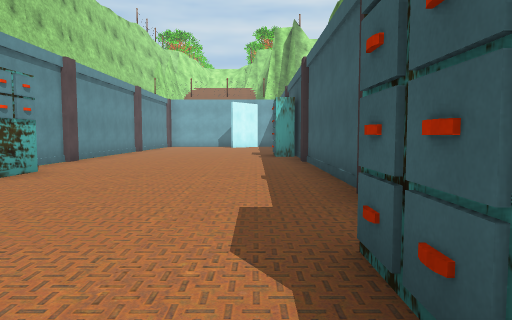
View 1 (above)

18 first-person views from a walk through a Unity game level. The camera is 1.3 m above the floor, tilts 4° down and sees 70° across. The floor is counted in squares, 2 m on a side. Each view is taken from the middle of a square. On the plan, view 1 faces up. The plan holds only what a view shows up to about 11 squares ahead; the rest is blank. The place goes on beyond the plan. Some surface patterns are stand-ins.

View 2
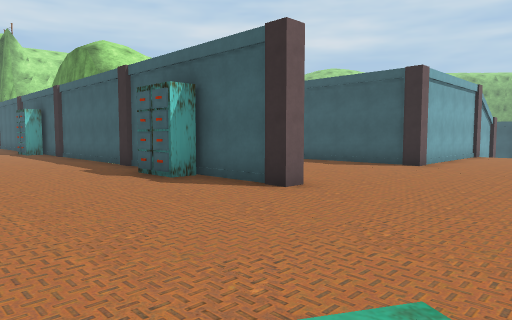

View 3
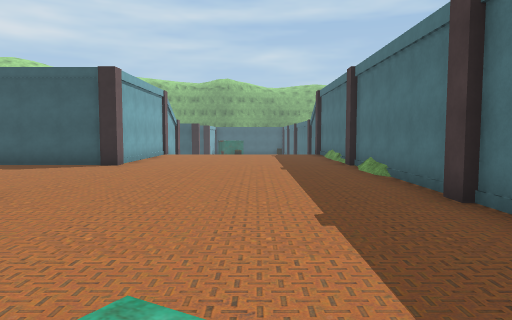

View 4
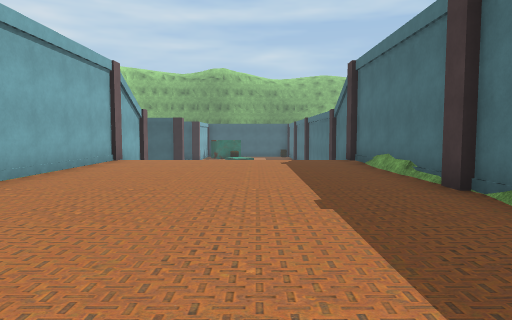

View 5
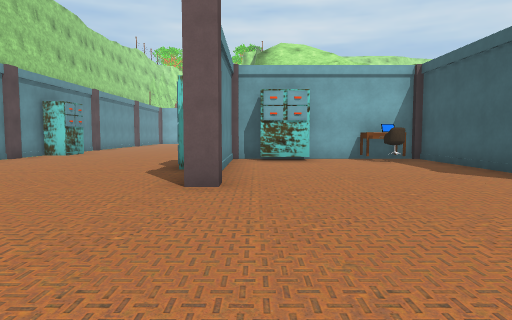

View 6
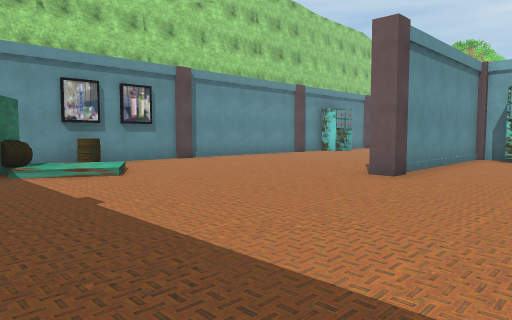

View 7
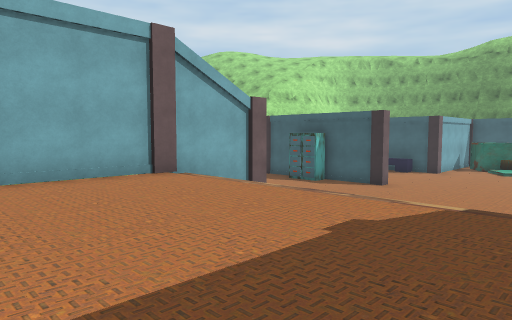

View 8
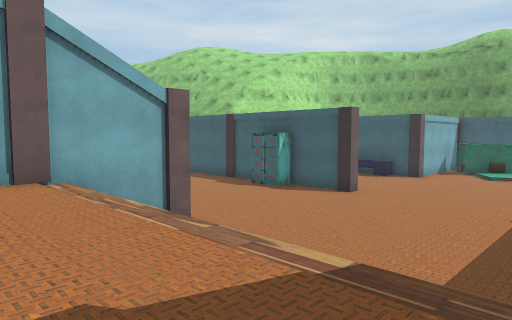

View 9
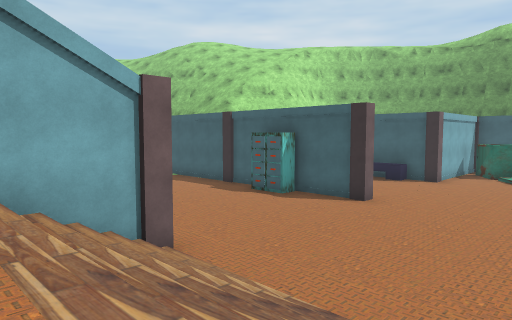

View 10
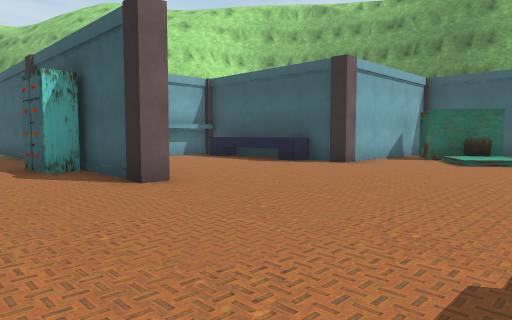

View 11
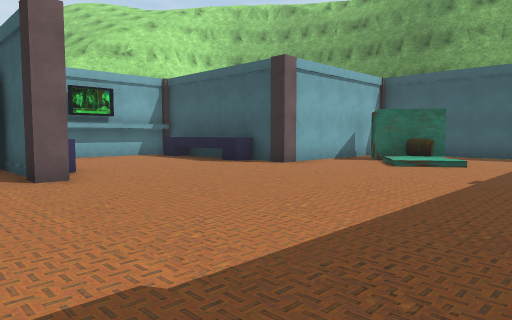

View 12
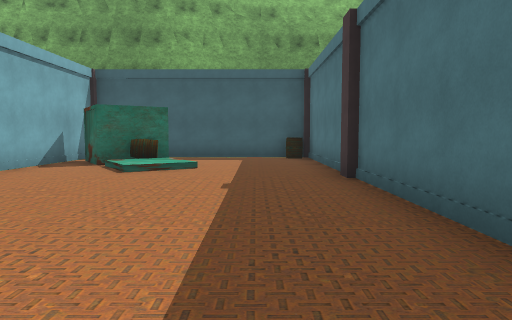

View 13
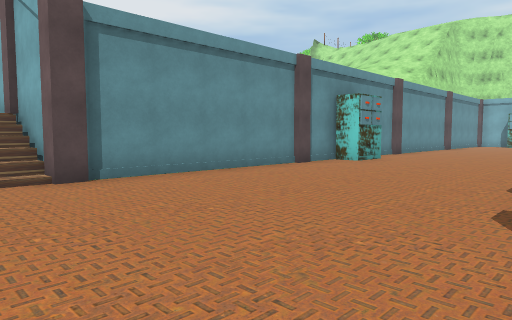

View 14
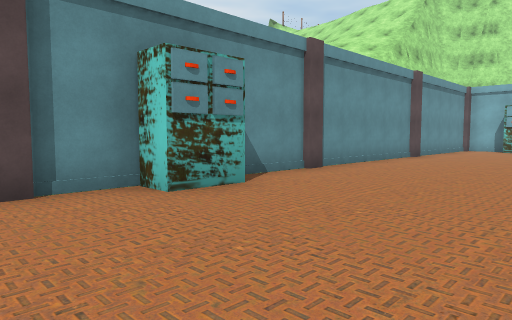

View 15
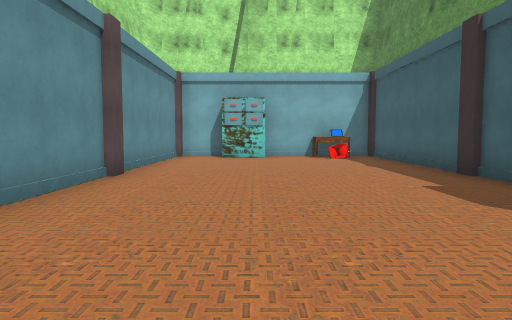

View 16
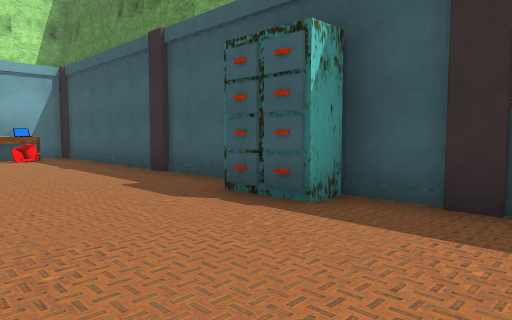

View 17
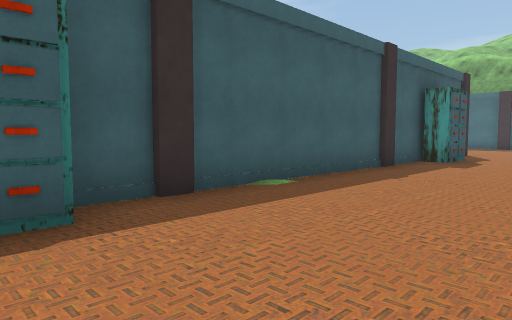

View 18
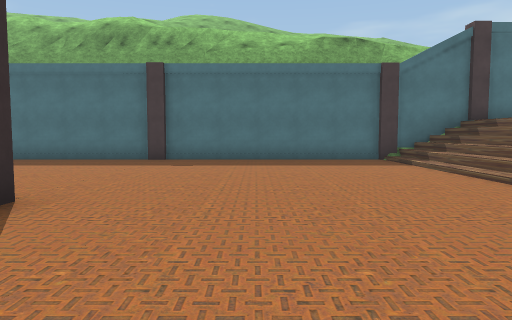

### Floor plan
Key: @ floor where view 1 was taken; # wall or solid block; . main floor; : floor 0.25 m higher than the main floor; + floor 2 m higher than the main floor; * floor 2.25 m higher than the main floor; / step, stairs or slope; = window, fence, low wall or low ledge; ^ raised ledge.
Columns run from 5 left of view 1 to 30 right of it. Each row starts with its distance up from view 1.
 19                   #####^##
 18                   #....^.#
 17                   #......#
 16                   #......#
 15                   #......#
 14                   #......#
 13                   #......#
 12                   =......#
 11 #+++++##          #.....##
 10 #++++++#          #.....##
  9 #++++++#          #......#
  8 #++++++#          #......#
  7  ++++++#          #......#
  6 ##+++++#           #.....#
  5 #++++++#          =......#
  4 #+++++#######     #......####
  3 #+++++###+^+#     =......^...^
  2  +++++#+++++#     =.....#^...^#
  1  +++++#+++++=     =.....#^...^#
  0 #++++@#+++++#     #.....#^...^#
 -1 #+++++#+++++#######.....#.....####
 -2 #++++++++++++++++//..............##
 -3 #++++++++++++++++//............/####
 -4 ##//+++++++++++++//.........../:/..#
 -5 #+*/+++++++++++++//............/...#
 -6  ##++++++++++++++//................#
 -7     +++++++++++++//...............##
 -8       #############################

Where each view was taken, in squares from view 1:
view 1: 0 up, 0 right, facing up
view 2: 5 down, 3 left, facing up-right
view 3: 5 down, 3 left, facing right
view 4: 5 down, 2 right, facing right
view 5: 6 down, 2 right, facing up
view 6: 7 down, 4 right, facing up-left
view 7: 7 down, 8 right, facing up-right
view 8: 7 down, 10 right, facing up-right
view 9: 6 down, 11 right, facing up-right
view 10: 6 down, 17 right, facing up-right
view 11: 7 down, 18 right, facing up-right
view 12: 6 down, 19 right, facing right
view 13: 3 down, 19 right, facing up-left
view 14: 3 up, 18 right, facing up-left
view 15: 8 up, 16 right, facing up
view 16: 8 up, 16 right, facing up-right
view 17: 11 up, 16 right, facing down-right
view 18: 2 up, 17 right, facing down
